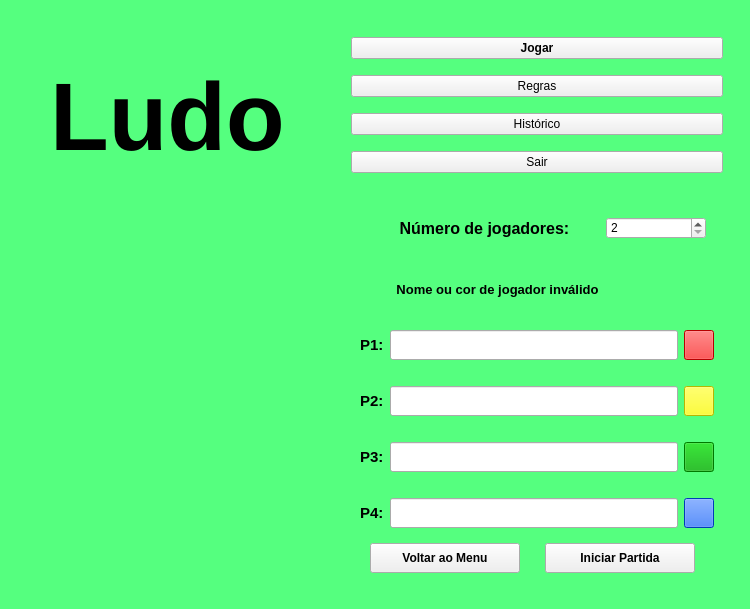
<?xml version="1.0" encoding="UTF-8"?>
<ui version="4.0">
 <class>Menu</class>
 <widget class="QMainWindow" name="Menu">
  <property name="geometry">
   <rect>
    <x>0</x>
    <y>0</y>
    <width>750</width>
    <height>609</height>
   </rect>
  </property>
  <property name="minimumSize">
   <size>
    <width>750</width>
    <height>609</height>
   </size>
  </property>
  <property name="windowTitle">
   <string>Ludo</string>
  </property>
  <property name="windowIcon">
   <iconset resource="Resources/resources.qrc">
    <normaloff>:/Imagens/ludo_icon.jpg</normaloff>:/Imagens/ludo_icon.jpg</iconset>
  </property>
  <property name="styleSheet">
   <string notr="true"/>
  </property>
  <widget class="QWidget" name="MenuWidget">
   <property name="styleSheet">
    <string notr="true">QWidget#MenuWidget {
background-color: rgb(85, 255, 127);
}

</string>
   </property>
   <layout class="QHBoxLayout" name="horizontalLayout">
    <item>
     <widget class="QWidget" name="imageLayout" native="true">
      <layout class="QVBoxLayout" name="verticalLayout_2">
       <item alignment="Qt::AlignHCenter">
        <widget class="QLabel" name="labelTitle">
         <property name="maximumSize">
          <size>
           <width>300</width>
           <height>100</height>
          </size>
         </property>
         <property name="font">
          <font>
           <pointsize>72</pointsize>
           <weight>75</weight>
           <bold>true</bold>
          </font>
         </property>
         <property name="text">
          <string>Ludo</string>
         </property>
        </widget>
       </item>
       <item>
        <spacer name="verticalSpacer">
         <property name="orientation">
          <enum>Qt::Vertical</enum>
         </property>
         <property name="sizeType">
          <enum>QSizePolicy::Fixed</enum>
         </property>
         <property name="sizeHint" stdset="0">
          <size>
           <width>20</width>
           <height>20</height>
          </size>
         </property>
        </spacer>
       </item>
       <item>
        <widget class="QLabel" name="imageTitle">
         <property name="minimumSize">
          <size>
           <width>300</width>
           <height>300</height>
          </size>
         </property>
         <property name="maximumSize">
          <size>
           <width>300</width>
           <height>300</height>
          </size>
         </property>
         <property name="styleSheet">
          <string notr="true">image: url(:/Imagens/peca.png);</string>
         </property>
         <property name="text">
          <string/>
         </property>
        </widget>
       </item>
      </layout>
     </widget>
    </item>
    <item>
     <widget class="QWidget" name="optionsLayout" native="true">
      <property name="styleSheet">
       <string notr="true">
QPushButton:hover {
	background-color: rgb(180,180,180);
	
	border-color: rgb(0, 0, 0);
	
}
QPushButton:pressed {
	background-color: rgb(180,180, 180);
}</string>
      </property>
      <layout class="QVBoxLayout" name="verticalLayout_4">
       <item>
        <widget class="QWidget" name="menuOptions" native="true">
         <property name="minimumSize">
          <size>
           <width>0</width>
           <height>0</height>
          </size>
         </property>
         <property name="maximumSize">
          <size>
           <width>430</width>
           <height>600</height>
          </size>
         </property>
         <layout class="QVBoxLayout" name="verticalLayout_3">
          <item>
           <widget class="QPushButton" name="pushButtonPlay">
            <property name="font">
             <font>
              <weight>75</weight>
              <bold>true</bold>
             </font>
            </property>
            <property name="text">
             <string>Jogar</string>
            </property>
           </widget>
          </item>
          <item>
           <widget class="QPushButton" name="pushButtonRules">
            <property name="text">
             <string>Regras</string>
            </property>
           </widget>
          </item>
          <item>
           <widget class="QPushButton" name="pushButtonHistory">
            <property name="text">
             <string>Histórico</string>
            </property>
           </widget>
          </item>
          <item>
           <widget class="QPushButton" name="pushButtonExit">
            <property name="text">
             <string>Sair</string>
            </property>
           </widget>
          </item>
         </layout>
        </widget>
       </item>
       <item>
        <widget class="QWidget" name="playerOptions" native="true">
         <property name="minimumSize">
          <size>
           <width>0</width>
           <height>0</height>
          </size>
         </property>
         <property name="maximumSize">
          <size>
           <width>430</width>
           <height>600</height>
          </size>
         </property>
         <layout class="QVBoxLayout" name="verticalLayout_6">
          <item alignment="Qt::AlignLeft">
           <widget class="QWidget" name="numPlayersLayout" native="true">
            <property name="maximumSize">
             <size>
              <width>500</width>
              <height>60</height>
             </size>
            </property>
            <layout class="QHBoxLayout" name="horizontalLayout_4">
             <item alignment="Qt::AlignLeft">
              <widget class="QLabel" name="labelNumPlayers">
               <property name="minimumSize">
                <size>
                 <width>240</width>
                 <height>0</height>
                </size>
               </property>
               <property name="maximumSize">
                <size>
                 <width>240</width>
                 <height>60</height>
                </size>
               </property>
               <property name="font">
                <font>
                 <pointsize>12</pointsize>
                 <weight>75</weight>
                 <bold>true</bold>
                </font>
               </property>
               <property name="text">
                <string>  Número de jogadores:</string>
               </property>
               <property name="alignment">
                <set>Qt::AlignCenter</set>
               </property>
              </widget>
             </item>
             <item>
              <widget class="QSpinBox" name="spinBoxNumPlayers">
               <property name="minimumSize">
                <size>
                 <width>100</width>
                 <height>0</height>
                </size>
               </property>
               <property name="maximumSize">
                <size>
                 <width>100</width>
                 <height>16777215</height>
                </size>
               </property>
               <property name="font">
                <font>
                 <pointsize>9</pointsize>
                 <weight>50</weight>
                 <bold>false</bold>
                </font>
               </property>
               <property name="alignment">
                <set>Qt::AlignLeading|Qt::AlignLeft|Qt::AlignVCenter</set>
               </property>
               <property name="readOnly">
                <bool>false</bool>
               </property>
               <property name="minimum">
                <number>2</number>
               </property>
               <property name="maximum">
                <number>4</number>
               </property>
               <property name="value">
                <number>2</number>
               </property>
              </widget>
             </item>
            </layout>
           </widget>
          </item>
          <item alignment="Qt::AlignLeft">
           <widget class="QWidget" name="warningLayout" native="true">
            <property name="minimumSize">
             <size>
              <width>0</width>
              <height>50</height>
             </size>
            </property>
            <property name="maximumSize">
             <size>
              <width>16777215</width>
              <height>30</height>
             </size>
            </property>
            <layout class="QHBoxLayout" name="horizontalLayout_11">
             <item>
              <widget class="QLabel" name="warningImage">
               <property name="minimumSize">
                <size>
                 <width>30</width>
                 <height>30</height>
                </size>
               </property>
               <property name="maximumSize">
                <size>
                 <width>30</width>
                 <height>30</height>
                </size>
               </property>
               <property name="font">
                <font>
                 <pointsize>10</pointsize>
                 <weight>75</weight>
                 <bold>true</bold>
                </font>
               </property>
               <property name="cursor">
                <cursorShape>ArrowCursor</cursorShape>
               </property>
               <property name="styleSheet">
                <string notr="true">image: url(:/Imagens/warningIcon.png);</string>
               </property>
               <property name="text">
                <string/>
               </property>
              </widget>
             </item>
             <item>
              <widget class="QLabel" name="warningLabel">
               <property name="maximumSize">
                <size>
                 <width>500</width>
                 <height>60</height>
                </size>
               </property>
               <property name="font">
                <font>
                 <pointsize>10</pointsize>
                 <weight>75</weight>
                 <bold>true</bold>
                </font>
               </property>
               <property name="text">
                <string>Nome ou cor de jogador inválido</string>
               </property>
               <property name="alignment">
                <set>Qt::AlignCenter</set>
               </property>
              </widget>
             </item>
            </layout>
           </widget>
          </item>
          <item>
           <widget class="QWidget" name="optionsP1" native="true">
            <property name="minimumSize">
             <size>
              <width>0</width>
              <height>50</height>
             </size>
            </property>
            <property name="maximumSize">
             <size>
              <width>16777215</width>
              <height>30</height>
             </size>
            </property>
            <layout class="QHBoxLayout" name="horizontalLayout_10">
             <item>
              <widget class="QLabel" name="labelP1">
               <property name="maximumSize">
                <size>
                 <width>30</width>
                 <height>16777215</height>
                </size>
               </property>
               <property name="font">
                <font>
                 <pointsize>11</pointsize>
                 <weight>75</weight>
                 <bold>true</bold>
                </font>
               </property>
               <property name="text">
                <string>P1:</string>
               </property>
              </widget>
             </item>
             <item>
              <widget class="QLineEdit" name="lineEditP1">
               <property name="minimumSize">
                <size>
                 <width>250</width>
                 <height>30</height>
                </size>
               </property>
               <property name="maximumSize">
                <size>
                 <width>350</width>
                 <height>30</height>
                </size>
               </property>
               <property name="font">
                <font>
                 <pointsize>10</pointsize>
                </font>
               </property>
              </widget>
             </item>
             <item>
              <widget class="QToolButton" name="colorP1">
               <property name="minimumSize">
                <size>
                 <width>30</width>
                 <height>30</height>
                </size>
               </property>
               <property name="maximumSize">
                <size>
                 <width>30</width>
                 <height>30</height>
                </size>
               </property>
               <property name="styleSheet">
                <string notr="true">background-color: rgb(255, 0, 0);</string>
               </property>
               <property name="text">
                <string/>
               </property>
              </widget>
             </item>
            </layout>
           </widget>
          </item>
          <item>
           <widget class="QWidget" name="optionsP2" native="true">
            <property name="minimumSize">
             <size>
              <width>0</width>
              <height>50</height>
             </size>
            </property>
            <property name="maximumSize">
             <size>
              <width>16777215</width>
              <height>30</height>
             </size>
            </property>
            <layout class="QHBoxLayout" name="horizontalLayout_6">
             <item>
              <widget class="QLabel" name="labelP2">
               <property name="maximumSize">
                <size>
                 <width>30</width>
                 <height>16777215</height>
                </size>
               </property>
               <property name="font">
                <font>
                 <pointsize>11</pointsize>
                 <weight>75</weight>
                 <bold>true</bold>
                </font>
               </property>
               <property name="text">
                <string>P2:</string>
               </property>
              </widget>
             </item>
             <item>
              <widget class="QLineEdit" name="lineEditP2">
               <property name="minimumSize">
                <size>
                 <width>250</width>
                 <height>30</height>
                </size>
               </property>
               <property name="maximumSize">
                <size>
                 <width>350</width>
                 <height>30</height>
                </size>
               </property>
               <property name="font">
                <font>
                 <pointsize>10</pointsize>
                </font>
               </property>
              </widget>
             </item>
             <item>
              <widget class="QToolButton" name="colorP2">
               <property name="minimumSize">
                <size>
                 <width>30</width>
                 <height>30</height>
                </size>
               </property>
               <property name="maximumSize">
                <size>
                 <width>30</width>
                 <height>30</height>
                </size>
               </property>
               <property name="styleSheet">
                <string notr="true">background-color: rgb(255, 255, 0);</string>
               </property>
               <property name="text">
                <string/>
               </property>
              </widget>
             </item>
            </layout>
           </widget>
          </item>
          <item>
           <widget class="QWidget" name="optionsP3" native="true">
            <property name="minimumSize">
             <size>
              <width>0</width>
              <height>50</height>
             </size>
            </property>
            <property name="maximumSize">
             <size>
              <width>16777215</width>
              <height>30</height>
             </size>
            </property>
            <layout class="QHBoxLayout" name="horizontalLayout_7">
             <item>
              <widget class="QLabel" name="labelP3">
               <property name="maximumSize">
                <size>
                 <width>30</width>
                 <height>16777215</height>
                </size>
               </property>
               <property name="font">
                <font>
                 <pointsize>11</pointsize>
                 <weight>75</weight>
                 <bold>true</bold>
                </font>
               </property>
               <property name="text">
                <string>P3:</string>
               </property>
              </widget>
             </item>
             <item>
              <widget class="QLineEdit" name="lineEditP3">
               <property name="minimumSize">
                <size>
                 <width>250</width>
                 <height>30</height>
                </size>
               </property>
               <property name="maximumSize">
                <size>
                 <width>350</width>
                 <height>30</height>
                </size>
               </property>
               <property name="font">
                <font>
                 <pointsize>10</pointsize>
                </font>
               </property>
              </widget>
             </item>
             <item>
              <widget class="QToolButton" name="colorP3">
               <property name="minimumSize">
                <size>
                 <width>30</width>
                 <height>30</height>
                </size>
               </property>
               <property name="maximumSize">
                <size>
                 <width>30</width>
                 <height>30</height>
                </size>
               </property>
               <property name="styleSheet">
                <string notr="true">background-color: rgb(0, 170, 0);</string>
               </property>
               <property name="text">
                <string/>
               </property>
              </widget>
             </item>
            </layout>
           </widget>
          </item>
          <item>
           <widget class="QWidget" name="optionsP4" native="true">
            <property name="minimumSize">
             <size>
              <width>0</width>
              <height>50</height>
             </size>
            </property>
            <property name="maximumSize">
             <size>
              <width>16777215</width>
              <height>30</height>
             </size>
            </property>
            <layout class="QHBoxLayout" name="horizontalLayout_8">
             <item>
              <widget class="QLabel" name="labelP4">
               <property name="maximumSize">
                <size>
                 <width>30</width>
                 <height>16777215</height>
                </size>
               </property>
               <property name="font">
                <font>
                 <pointsize>11</pointsize>
                 <weight>75</weight>
                 <bold>true</bold>
                </font>
               </property>
               <property name="text">
                <string>P4:</string>
               </property>
              </widget>
             </item>
             <item>
              <widget class="QLineEdit" name="lineEditP4">
               <property name="minimumSize">
                <size>
                 <width>250</width>
                 <height>30</height>
                </size>
               </property>
               <property name="maximumSize">
                <size>
                 <width>350</width>
                 <height>30</height>
                </size>
               </property>
               <property name="font">
                <font>
                 <pointsize>10</pointsize>
                </font>
               </property>
              </widget>
             </item>
             <item>
              <widget class="QToolButton" name="colorP4">
               <property name="minimumSize">
                <size>
                 <width>30</width>
                 <height>30</height>
                </size>
               </property>
               <property name="styleSheet">
                <string notr="true">background-color: rgb(0, 85, 255);</string>
               </property>
               <property name="text">
                <string/>
               </property>
              </widget>
             </item>
            </layout>
           </widget>
          </item>
          <item>
           <widget class="QWidget" name="ConfirmCancelButtons" native="true">
            <property name="sizePolicy">
             <sizepolicy hsizetype="Preferred" vsizetype="Fixed">
              <horstretch>0</horstretch>
              <verstretch>0</verstretch>
             </sizepolicy>
            </property>
            <property name="styleSheet">
             <string notr="true"/>
            </property>
            <layout class="QHBoxLayout" name="horizontalLayout_3">
             <property name="spacing">
              <number>6</number>
             </property>
             <property name="leftMargin">
              <number>0</number>
             </property>
             <item>
              <widget class="QPushButton" name="pushButtonBack">
               <property name="minimumSize">
                <size>
                 <width>0</width>
                 <height>30</height>
                </size>
               </property>
               <property name="maximumSize">
                <size>
                 <width>150</width>
                 <height>16777215</height>
                </size>
               </property>
               <property name="font">
                <font>
                 <family>MS Shell Dlg 2</family>
                 <pointsize>9</pointsize>
                 <weight>75</weight>
                 <bold>true</bold>
                </font>
               </property>
               <property name="cursor">
                <cursorShape>ArrowCursor</cursorShape>
               </property>
               <property name="styleSheet">
                <string notr="true">color: rgb(0, 0, 0);</string>
               </property>
               <property name="text">
                <string>Voltar ao Menu</string>
               </property>
              </widget>
             </item>
             <item>
              <widget class="QPushButton" name="pushButtonStart">
               <property name="minimumSize">
                <size>
                 <width>0</width>
                 <height>30</height>
                </size>
               </property>
               <property name="maximumSize">
                <size>
                 <width>150</width>
                 <height>16777215</height>
                </size>
               </property>
               <property name="font">
                <font>
                 <family>MS Shell Dlg 2</family>
                 <pointsize>9</pointsize>
                 <weight>75</weight>
                 <bold>true</bold>
                </font>
               </property>
               <property name="cursor">
                <cursorShape>PointingHandCursor</cursorShape>
               </property>
               <property name="styleSheet">
                <string notr="true">color: rgb(0, 0, 0);</string>
               </property>
               <property name="text">
                <string>Iniciar Partida</string>
               </property>
              </widget>
             </item>
            </layout>
           </widget>
          </item>
         </layout>
        </widget>
       </item>
      </layout>
     </widget>
    </item>
   </layout>
  </widget>
 </widget>
 <resources>
  <include location="Resources/resources.qrc"/>
 </resources>
 <connections/>
</ui>
